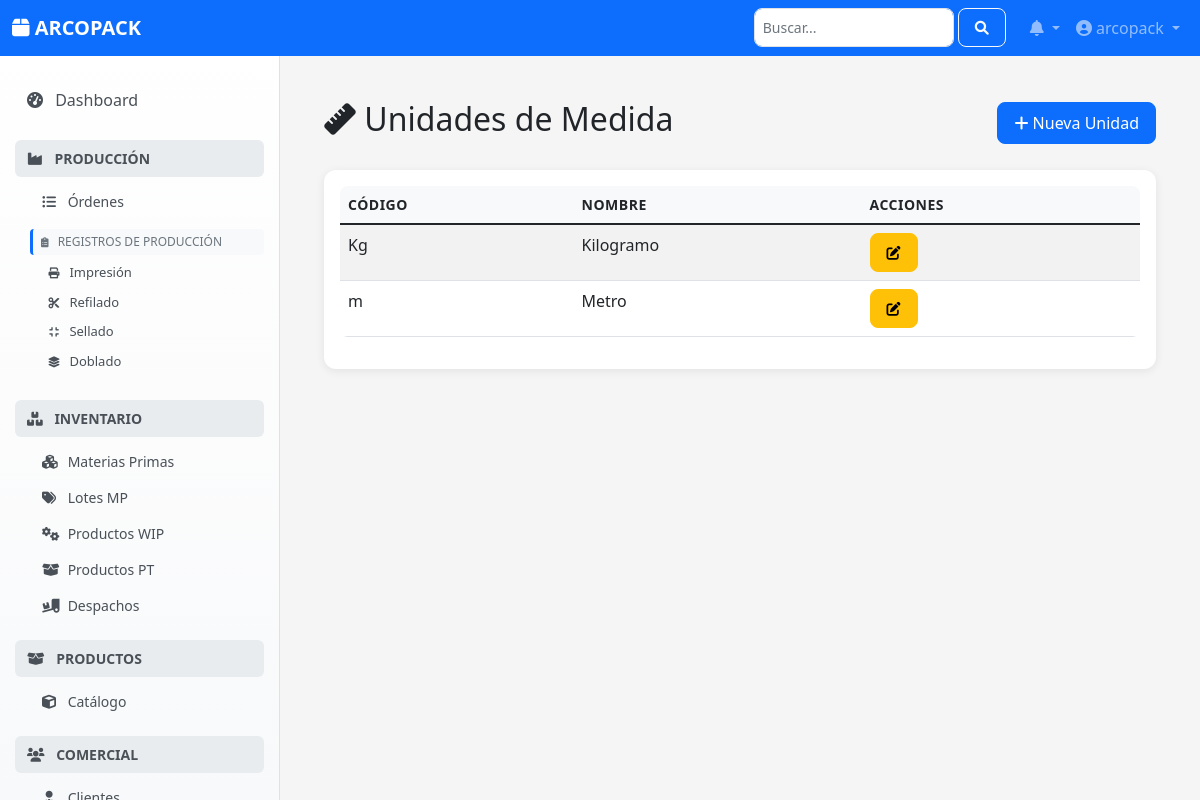
The app's page /configuracion/unidades-medida/ (signed in) with its own data.
### configuracion/models.py (models this page shows, shortened)
class UnidadMedida(models.Model):
    codigo = models.CharField(
        max_length=10, unique=True, verbose_name="Código Unidad",
        help_text="Código corto para la unidad (ej: Kg, m, Unid)."
    )
    nombre = models.CharField(
        max_length=50, verbose_name="Nombre Unidad",
        help_text="Nombre descriptivo de la unidad de medida."
    )
    class Meta:
        verbose_name = "Unidad de Medida"
        verbose_name_plural = "Unidades de Medida"
        ordering = ['nombre']

### configuracion/views.py (the view)
# urls.py: path('unidades-medida/', views.UnidadMedidaListView.as_view(), name='unidad-medida-list'),
class UnidadMedidaListView(BaseListView):
    model = UnidadMedida
    template_name = 'configuracion/unidadmedida_list.html'
    context_object_name = 'unidades'
    url_prefix = 'unidad-medida'

### configuracion/base_views.py (called while the page is built, shortened)
def is_admin_user(user):
    return user.is_authenticated and (user.is_staff or user.is_superuser)

    def test_func(self):
        return is_admin_user(self.request.user)

    def get_context_data(self, **kwargs):
        context = super().get_context_data(**kwargs)
        context['search'] = self.request.GET.get('search', '')
        return context

    def get_queryset(self):
        queryset = super().get_queryset()
        search = self.request.GET.get('search')
        return queryset

### notificaciones/context_processors.py (called while the page is built)
def notifications(request):
    if request.user.is_authenticated:
        notificaciones_no_leidas = Notificacion.objects.filter(
            usuario=request.user,
            leida=False
        ).count()
        notificaciones = Notificacion.objects.filter(
            usuario=request.user
        ).order_by('-fecha_creacion')[:5]
        return {
            'notificaciones': notificaciones,
            'notificaciones_no_leidas': notificaciones_no_leidas
        }
    return {
        'notificaciones': [],
        'notificaciones_no_leidas': 0
    }

### configuracion/templates/configuracion/unidadmedida_list.html (shortened to what this page needs)
{% extends "base.html" %}
{% block content %}
<div class="container">
    <div class="row mb-4 align-items-center">
        <div class="col">
            <h2><i class="fas fa-ruler"></i> Unidades de Medida</h2>
        </div>
        <div class="col text-end">
            <a href="{% url 'configuracion_web:unidad-medida-create' %}" class="btn btn-primary">
                <i class="fas fa-plus"></i> Nueva Unidad
            </a>
        </div>
    </div>
    <div class="card">
        <div class="card-body">
            <div class="table-responsive">
                <table class="table table-striped table-hover">
                    <thead>
                        <tr>
                            <th>Código</th>
                            <th>Nombre</th>
                            <th>Acciones</th>
                        </tr>
                    </thead>
                    <tbody>
                        {% for unidad in object_list %}
                        <tr>
                            <td>{{ unidad.codigo }}</td>
                            <td>{{ unidad.nombre }}</td>
                            <td>
                                <div class="btn-group">
                                    <a href="{% url 'configuracion_web:unidad-medida-update' unidad.pk %}"
                                       class="btn btn-sm btn-warning" title="Editar">
                                        <i class="fas fa-edit"></i>
                                    </a>
                                </div>
                            </td>
                        </tr>
                        {% empty %}
                        <tr>
                            <td colspan="3" class="text-center">No se encontraron unidades de medida</td>
                        </tr>
                        {% endfor %}
                    </tbody>
                </table>
            </div>
        </div>
    </div>
</div>
{% endblock %}

### templates/layouts/navbar.html (shortened to what this page needs)
<nav class="navbar navbar-expand-lg navbar-dark bg-primary fixed-top">
    <div class="container-fluid">
        <a class="navbar-brand" href="{% url 'root' %}">
            <i class="fas fa-box"></i> ARCOPACK
        </a>
        <div class="collapse navbar-collapse" id="navbarNav">
            <ul class="navbar-nav ms-auto">
                <li class="nav-item me-3">
                    <form class="d-flex" role="search">
                        <input class="form-control form-control-sm" type="search" placeholder="Buscar..." aria-label="Search">
                        <button class="btn btn-outline-light btn-sm ms-1" type="submit">
                            <i class="fas fa-search"></i>
                        </button>
                    </form>
                </li>
                <li class="nav-item dropdown">
                    <a class="nav-link dropdown-toggle position-relative" href="#" id="notificationsDropdown" role="button"
                       data-bs-toggle="dropdown">
                        <i class="fas fa-bell"></i>
                    </a>
                </li>
                <li class="nav-item dropdown">
                    <a class="nav-link dropdown-toggle" href="#" id="userDropdown" role="button"
                       data-bs-toggle="dropdown">
                        <i class="fas fa-user-circle"></i> {{ user.get_full_name|default:user.username }}
                    </a>
                </li>
            </ul>
        </div>
    </div>
</nav>

### templates/base.html (style rules this page uses)
:root { --primary-color: #0d6efd; --secondary-color: #6c757d; --success-color: #198754; --warning-color: #ffc107; --danger-color: #dc3545; --info-color: #0dcaf0; --light-color: #f8f9fa; --dark-color: #212529; --sidebar-width: 280px; }
body { font-family: 'Segoe UI', Tahoma, Geneva, Verdana, sans-serif; background-color: #f5f5f5; }
.card { border: none; border-radius: 12px; box-shadow: 0 2px 10px rgba(0, 0, 0, 0.08); margin-bottom: 1.5rem; transition: all 0.3s ease; }
.btn { border-radius: 8px; font-weight: 500; padding: 0.5rem 1rem; transition: all 0.2s ease; }
.form-control, .form-select { border-radius: 8px; border: 1px solid #dee2e6; transition: all 0.2s ease; }
.table { border-radius: 8px; overflow: hidden; }
.table th { background-color: var(--light-color); border: none; font-weight: 600; text-transform: uppercase; font-size: 0.875rem; letter-spacing: 0.5px; }
.fade-in { animation: fadeIn 0.5s ease-out; }

### templates/layouts/navbar.html (style rules this page uses)
.navbar-brand { font-weight: 600; font-size: 1.25rem; }
.form-control-sm { width: 200px; }

### records on screen
UnidadMedida: codigo "Kg", nombre "Kilogramo"
UnidadMedida: codigo "m", nombre "Metro"

### other values on screen
{{ user.get_full_name|default:user.username }} "arcopack"
